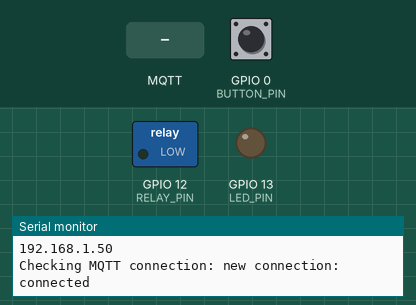
Simulated run of this program. Board: ESP8266 (NodeMCU). Shown: switched loads named in the program (green lamp = pin HIGH), output pins drawn as LEDs (lit = HIGH), the last lines printed to the serial monitor. Inputs (shaded band) come from the test bench; at power-on: GPIO 0 (BUTTON_PIN) HIGH. WiFi joins after 1.5 s; servers stay silent unless stated; no MQTT or app messages arrive unless stated.

Above: at 5.9 s.
6.0 s: GPIO 0 (BUTTON_PIN) pulled LOW for 0.15 s
At 7.2 s:
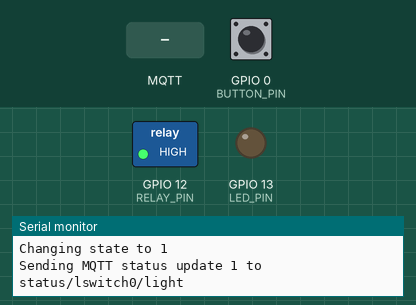
10.6 s: MQTT message "0" arrives on the first subscribed topic
At 11.5 s:
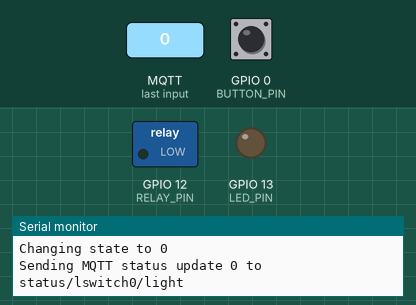
12.1 s: MQTT message "on" arrives on the first subscribed topic
At 13.0 s:
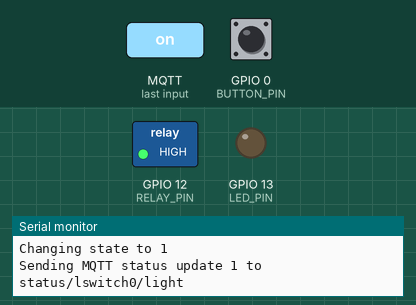
Timing chart, 0 to 14.6 s (numbered marks = the images above; inputs shaded):
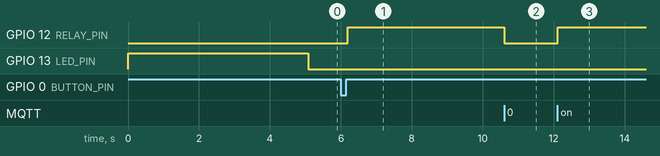

The program:

main.cpp
```cpp
/*
   Simpleton Sonoff Touch firmware with MQTT support
   Supports OTA update
   David Pye (C) 2016 GNU GPL v3
*/

#include <ESP8266WiFi.h>
#include <PubSubClient.h>
#include <ESP8266mDNS.h>
#include <WiFiUdp.h>
#include <ArduinoOTA.h>

#define NAME "lswitch0"
#define SSID "SSID"
#define PASS "PASSWORD"

//Defaults to DHCP, if you want a static IP, uncomment and
//configure below
//#define STATIC_IP
#ifdef STATIC_IP
IPAddress ip(192, 168, 0, 50);
IPAddress gateway(192, 168, 1, 1);
IPAddress subnet(255, 255, 0, 0);
#endif

#define MQTT_SERVER "192.168.0.1"
#define MQTT_PORT 1883

#define OTA_PASS "UPDATE_PW"
#define OTA_PORT 8266

const char *cmndTopic1 = "cmnd/" NAME "/light";
const char *cmndTopic2 = "cmnd/group/lights";
const char *statusTopic = "status/" NAME "/light";

#define BUTTON_PIN 0
#define RELAY_PIN 12
#define LED_PIN 13

volatile int desiredRelayState = 0;
volatile int relayState = 0;
volatile unsigned long millisSinceChange = 0;

unsigned long lastMQTTCheck = -5000; //This will force an immediate check on init.

WiFiClient espClient;
PubSubClient client(espClient);
bool printedWifiToSerial = false;

void initWifi() {
  // We start by connecting to a WiFi network
  Serial.println();
  Serial.print("Connecting to ");
  Serial.println(SSID);
#ifdef STATIC_IP
  WiFi.config(ip, gateway, subnet);
#endif

  WiFi.begin(SSID, PASS);
}

void checkMQTTConnection() {
  Serial.print("Checking MQTT connection: ");
  if (client.connected()) Serial.println("OK");
  else {
    if (WiFi.status() == WL_CONNECTED) {
      //Wifi connected, attempt to connect to server
      Serial.print("new connection: ");
      if (client.connect(NAME)) {
        Serial.println("connected");
        client.subscribe(cmndTopic1);
        client.subscribe(cmndTopic2);
      } else {
        Serial.print("failed, rc=");
        Serial.println(client.state());
      }
    }
    else {
      //Wifi isn't connected, so no point in trying now.
      Serial.println(" Not connected to WiFI AP, abandoned connect.");
    }
  }
  //Set the status LED to ON if we are connected to the MQTT server
  if (client.connected()) digitalWrite(LED_PIN, LOW);
    else digitalWrite(LED_PIN, HIGH);
}

void MQTTcallback(char* topic, byte* payload, unsigned int length) {
  Serial.print("Message arrived [");
  Serial.print(topic);
  Serial.println("] ");

  if (!strcmp(topic, cmndTopic1) || !strcmp(topic, cmndTopic2)) {
    if ((char)payload[0] == '1' || ! strncasecmp_P((char *)payload, "on", length)) {
        desiredRelayState = 1;
    }
    else if ((char)payload[0] == '0' || ! strncasecmp_P((char *)payload, "off", length)) {
      desiredRelayState = 0;
    }
    else if ( ! strncasecmp_P((char *)payload, "toggle", length)) {
      desiredRelayState = !desiredRelayState;
    }
  }
}

void shortPress() {
  desiredRelayState = !desiredRelayState; //Toggle relay state.
}

void longPress() {
  desiredRelayState = !desiredRelayState; //Toggle relay state.
}

void buttonChangeCallback() {
  if (digitalRead(0) == 1) {
    //Button has been released, trigger one of the two possible options.
    if (millis() - millisSinceChange > 500) {
      longPress();
    }
    else if (millis() - millisSinceChange > 100){
      //Short press
      shortPress();
    }
    else {
      //Too short to register as a press
    }
  }
  else {
    //Just been pressed - do nothing until released.
  }
  millisSinceChange = millis();
}

void setup() {
  Serial.begin(115200);
  Serial.println("Initialising");
  pinMode(RELAY_PIN, OUTPUT);
  digitalWrite(RELAY_PIN, LOW);
  pinMode(BUTTON_PIN, INPUT_PULLUP);
  pinMode(LED_PIN, OUTPUT);

  digitalWrite(LED_PIN, HIGH); //LED off.

  initWifi();

  client.setServer(MQTT_SERVER, MQTT_PORT);
  client.setCallback(MQTTcallback);

  //OTA setup
  ArduinoOTA.setPort(OTA_PORT);
  ArduinoOTA.setHostname(NAME);
  ArduinoOTA.setPassword(OTA_PASS);
  ArduinoOTA.begin();
  //Enable interrupt for button press

  Serial.println("Enabling touch switch interrupt");
  attachInterrupt(digitalPinToInterrupt(BUTTON_PIN), buttonChangeCallback, CHANGE);
}

void loop() {
  //If we haven't printed WiFi details to Serial port yet, and WiFi now connected,
  //do so now. (just the once)
  if (!printedWifiToSerial && WiFi.status() == WL_CONNECTED) {
    Serial.println("WiFi connected");
    Serial.println("IP address: ");
    Serial.println(WiFi.localIP());
    printedWifiToSerial = true;
  }

  if (millis() - lastMQTTCheck >= 5000) {
    checkMQTTConnection();
    lastMQTTCheck = millis();
  }

  //Handle any pending MQTT messages
  client.loop();

  //Handle any pending OTA SW updates
  ArduinoOTA.handle();

  //Relay state is updated via the interrupt *OR* the MQTT callback.
  if (relayState != desiredRelayState) {
      Serial.print("Changing state to ");
      Serial.println(desiredRelayState);

      digitalWrite(RELAY_PIN, desiredRelayState);
      relayState = desiredRelayState;

      Serial.print("Sending MQTT status update ");
      Serial.print(relayState);
      Serial.print(" to ");
      Serial.println(statusTopic);

      client.publish(statusTopic, relayState == 0 ? "0" : "1");
  }
  delay(50);
}
```

Measured:
- after the input at 6.0 s, GPIO 12 (RELAY_PIN): LOW → HIGH after 0.19 s
- after the input at 10.6 s, GPIO 12 (RELAY_PIN): HIGH → LOW at once
- after the input at 12.1 s, GPIO 12 (RELAY_PIN): LOW → HIGH at once
